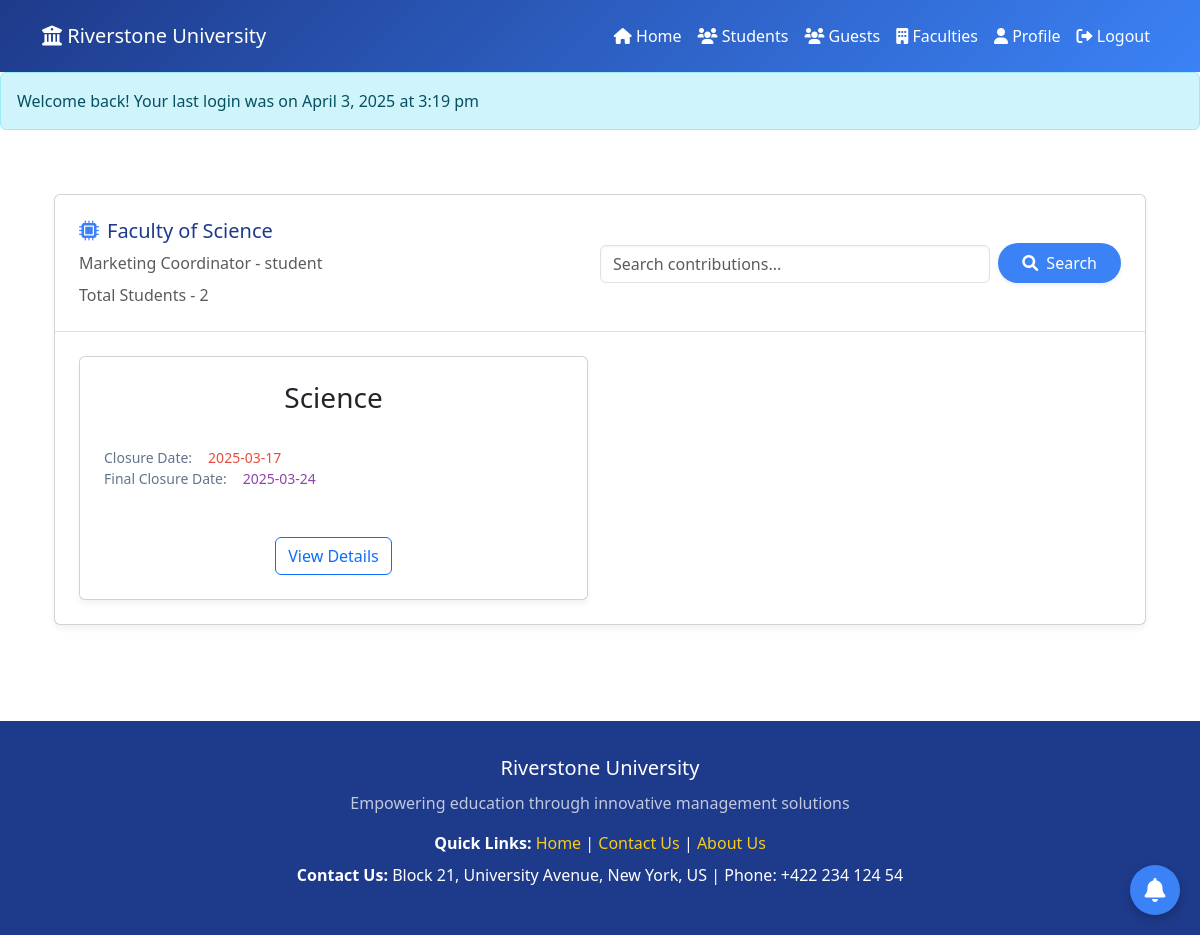
The app's page /src/Coordinator/design/index.php (signed in), older data.
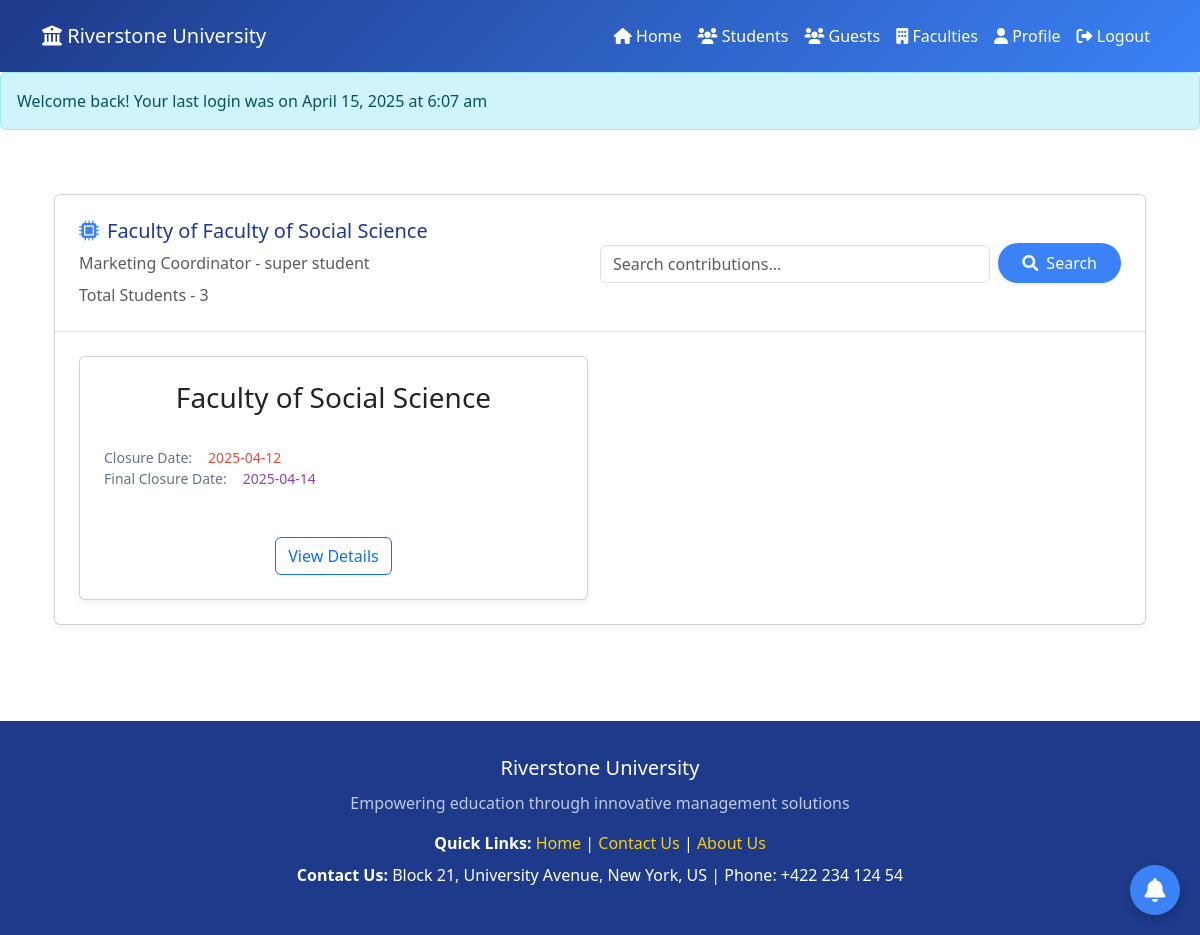
The same page, newer data.
### tables this page shows
CREATE TABLE `faculties` (
  `id` int(11) NOT NULL,
  `faculty_name` varchar(50) NOT NULL,
  `created_at` timestamp NOT NULL DEFAULT current_timestamp()
);

CREATE TABLE `settings` (
  `setting_id` int(11) NOT NULL,
  `closure_date` date NOT NULL,
  `final_closure_date` date NOT NULL,
  `created_at` timestamp NOT NULL DEFAULT current_timestamp(),
  `updated_at` timestamp NOT NULL DEFAULT current_timestamp()
);

### _classes/Libs/Database/MySQL.php (called while the page is built, shortened)
<?php
class MySQL{
    private $dbhost;
    private $dbuser;
    private $dbpass;
    private $dbname;
    public function __construct(
        $dbhost="localhost",
        $dbuser="root",
        $dbpass="",
        $dbname="ewsd")
    {
        $this->dbhost=$dbhost;
        $this->dbuser=$dbuser;
        $this->dbpass=$dbpass;
        $this->dbname=$dbname;
    }
    public function connect(){
        try{
            $this->db=new PDO("mysql:dbhost=$this->dbhost;
            dbname=$this->dbname",
            $this->dbuser,
            $this->dbpass,
            [
                PDO::ATTR_ERRMODE => PDO::ERRMODE_EXCEPTION,
                PDO::ATTR_DEFAULT_FETCH_MODE => PDO::FETCH_OBJ,
            ]
            );
            return $this->db;
        }catch(PDOException $e){
            echo $e->getMessage();
            exit();
        }
    }
}

### _classes/Helpers/Auth.php (called while the page is built, shortened)
<?php
class Auth{
    static function check(){
        if(isset($_SESSION['user'])){
            return $_SESSION['user'];
        }
    }
}

### _classes/Libs/Database/ArticleTable.php (called while the page is built, shortened)
<?php
class ArticleTable
{
    private $db;
    public function __construct(MySQL $mysql)
    {
        $this->db = $mysql->connect();
    }
    public function getfacultyname($faculty_id)
    {
        try {
            $statement = $this->db->prepare(
                "SELECT faculty_name FROM faculties WHERE id = :faculty_id"
            );
            $statement->execute(['faculty_id' => $faculty_id]);
            return $statement->fetchColumn();
        } catch (PDOException $e) {
            echo "Error:" . $e->getMessage();
            exit();
        }
    }
    public function articlesCreateUser()
    {
        try {
            $statement = $this->db->prepare("
            SELECT COUNT(DISTINCT user_id) AS total_users FROM articles;
            ");
            $statement->execute();
            return $statement->fetchColumn();
        } catch (PDOException $e) {
            echo $e->getMessage();
            exit();
        }
    }
}

### _classes/Libs/Database/UsersTable.php (called while the page is built, shortened)
<?php
class UsersTable
{
    private $db;
    public function __construct(MySQL $mysql)
    {
        $this->db = $mysql->connect();
    }
    public function selectSetting()
    {
        $statement = $this->db->prepare("
            SELECT * FROM settings
        ");
        $statement->execute();
        return $statement->fetch(PDO::FETCH_ASSOC);
    }
}

### src/Coordinator/design/index.php (the view, shortened to what the changed rows need)
<?php
$auth=Auth::check();
$faculty_id = $auth->faculty_id;
$username = $auth->name;
$table = new ArticleTable(new MySQL);
$usertable = new UsersTable(new MySQL);
$facultyname = $table->getfacultyname($faculty_id);
$settings = $usertable->selectSetting();
$usercreatedarticle = $table->articlesCreateUser();
?>
<!DOCTYPE html>
<html lang="en">
<head>
    <link href="https://cdn.jsdelivr.net/npm/bootstrap@5.3.0/dist/css/bootstrap.min.css" rel="stylesheet">
    <link rel="stylesheet" href="https://cdnjs.cloudflare.com/ajax/libs/font-awesome/6.0.0/css/all.min.css">
</head>
<body>
    <?php include "headermc.php"; ?>
    <main class="container mx-auto px-4 py-5">
        <div class="card">
            <div class="p-4 border-bottom border-gray-200 d-flex justify-content-between align-items-center flex-wrap">
                <div>
                    <h2 class="faculty-header d-flex align-items-center"><i class="fa-solid fa-microchip faculty-icon"></i>
                        Faculty of <?= $facultyname ?>
                    </h2>
                    <div class="mt-2 text-sm text-muted">
                        <span>Marketing Coordinator - <?= $username ?></span>
                    </div>
                    <div class="mt-2 text-sm text-muted">
                        <span>Total Students - <?= $usercreatedarticle ?></span>
                    </div>
                </div>
            </div>
            <div class="p-4">
                <div class="row row-cols-1 row-cols-sm-2 row-cols-lg-2 g-4">
                    <div class="col">
                        <div class="card p-4">
                            <h3 class="text-center text-lg font-medium text-gray-900"><?php echo $facultyname; ?></h3>
                            <div class="mt-4 space-y-3">
                                <div class="detail-row">
                                    <span class="detail-label">Closure Date:</span>
                                    <span class="detail-value-closure"><?php echo $settings['closure_date']; ?></span>
                                </div>
                                <div class="detail-row">
                                    <span class="detail-label">Final Closure Date:</span>
                                    <span class="detail-value-final-closure"><?php echo $settings['final_closure_date']; ?></span>
                                </div>
                            </div>
                            <div class="mt-5 text-center">
                                <a href="viewarticlebyfaculty1.php" class="btn btn-outline-primary">View Details</a>
                            </div>
                        </div>
                    </div>
                </div>
            </div>
        </div>
    </main>
    <?php include "notifications.php"; ?>
    <?php include "footer.php"; ?>
</body>
</html>

### src/Coordinator/design/headermc.php (shortened to what the changed rows need)
<!DOCTYPE html>
<html lang="en">
<head>
    <link href="../../../css/bootstrap.min.css" rel="stylesheet">
    <link rel="stylesheet" href="../../../css/all.min.css">
</head>
<body>
    <nav class="navbar navbar-expand-lg navbar-dark gradient-bg shadow-sm">
        <div class="container">
        </div>
    </nav>
    <?php if (isset($_SESSION['login_message'])): ?>
        <div class="alert alert-info">
            <?= $_SESSION['login_message'] ?>
        </div>
    <?php endif; ?>
</body>
</html>

Row changes from the older to the newer data that the page shows:
changed faculties: faculty_name "Science" → "Faculty of Social Science"
changed settings: closure_date "2025-03-17" → "2025-04-12"; final_closure_date "2025-03-24" → "2025-04-14"
Text that changed along with them:
$_SESSION['login_message']: "Welcome back! Your last login was on April 3, 2025 at 3:19 pm" → "Welcome back! Your last login was on April 15, 2025 at 6:07 am"
$username: "student" → "super student"
$usercreatedarticle: "2" → "3"
